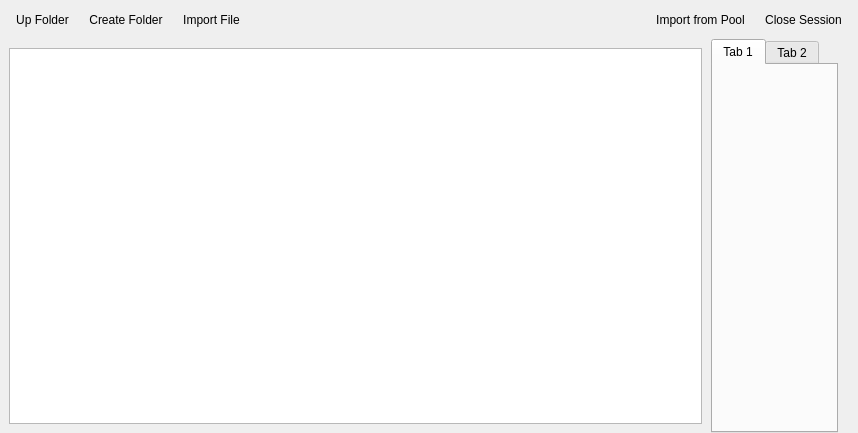
<?xml version="1.0" encoding="UTF-8"?>
<ui version="4.0">
 <class>Form</class>
 <widget class="QWidget" name="Form">
  <property name="geometry">
   <rect>
    <x>0</x>
    <y>0</y>
    <width>858</width>
    <height>433</height>
   </rect>
  </property>
  <property name="windowTitle">
   <string>Form</string>
  </property>
  <layout class="QVBoxLayout" name="verticalLayout_2">
   <property name="spacing">
    <number>0</number>
   </property>
   <property name="leftMargin">
    <number>0</number>
   </property>
   <property name="topMargin">
    <number>0</number>
   </property>
   <property name="rightMargin">
    <number>0</number>
   </property>
   <property name="bottomMargin">
    <number>0</number>
   </property>
   <item>
    <layout class="QVBoxLayout" name="verticalLayout">
     <property name="spacing">
      <number>0</number>
     </property>
     <item>
      <widget class="QFrame" name="frame_2">
       <property name="frameShape">
        <enum>QFrame::NoFrame</enum>
       </property>
       <property name="frameShadow">
        <enum>QFrame::Raised</enum>
       </property>
       <layout class="QHBoxLayout" name="horizontalLayout_2">
        <item>
         <layout class="QHBoxLayout" name="horizontalLayout">
          <item>
           <widget class="QToolButton" name="upBtn">
            <property name="text">
             <string>Up Folder</string>
            </property>
            <property name="icon">
             <iconset>
              <normaloff>icons/UP.png</normaloff>icons/UP.png</iconset>
            </property>
            <property name="iconSize">
             <size>
              <width>50</width>
              <height>50</height>
             </size>
            </property>
            <property name="toolButtonStyle">
             <enum>Qt::ToolButtonTextUnderIcon</enum>
            </property>
            <property name="autoRaise">
             <bool>true</bool>
            </property>
           </widget>
          </item>
          <item>
           <widget class="QToolButton" name="newFolderBtn">
            <property name="text">
             <string>Create Folder</string>
            </property>
            <property name="icon">
             <iconset>
              <normaloff>icons/CreateFolder.png</normaloff>icons/CreateFolder.png</iconset>
            </property>
            <property name="iconSize">
             <size>
              <width>50</width>
              <height>50</height>
             </size>
            </property>
            <property name="toolButtonStyle">
             <enum>Qt::ToolButtonTextUnderIcon</enum>
            </property>
            <property name="autoRaise">
             <bool>true</bool>
            </property>
           </widget>
          </item>
          <item>
           <widget class="QToolButton" name="importFileBtn">
            <property name="text">
             <string>Import File</string>
            </property>
            <property name="icon">
             <iconset>
              <normaloff>icons/import.png</normaloff>icons/import.png</iconset>
            </property>
            <property name="iconSize">
             <size>
              <width>50</width>
              <height>50</height>
             </size>
            </property>
            <property name="toolButtonStyle">
             <enum>Qt::ToolButtonTextUnderIcon</enum>
            </property>
            <property name="autoRaise">
             <bool>true</bool>
            </property>
           </widget>
          </item>
          <item>
           <spacer name="horizontalSpacer">
            <property name="orientation">
             <enum>Qt::Horizontal</enum>
            </property>
            <property name="sizeHint" stdset="0">
             <size>
              <width>40</width>
              <height>20</height>
             </size>
            </property>
           </spacer>
          </item>
          <item>
           <widget class="QToolButton" name="importPoolBtn">
            <property name="text">
             <string>Import from Pool</string>
            </property>
            <property name="icon">
             <iconset>
              <normaloff>icons/importPool.png</normaloff>icons/importPool.png</iconset>
            </property>
            <property name="iconSize">
             <size>
              <width>150</width>
              <height>50</height>
             </size>
            </property>
            <property name="toolButtonStyle">
             <enum>Qt::ToolButtonTextUnderIcon</enum>
            </property>
            <property name="autoRaise">
             <bool>true</bool>
            </property>
           </widget>
          </item>
          <item>
           <widget class="QToolButton" name="closeSessionBtn">
            <property name="text">
             <string>Close Session</string>
            </property>
            <property name="icon">
             <iconset>
              <normaloff>icons/savePool.png</normaloff>icons/savePool.png</iconset>
            </property>
            <property name="iconSize">
             <size>
              <width>150</width>
              <height>50</height>
             </size>
            </property>
            <property name="toolButtonStyle">
             <enum>Qt::ToolButtonTextUnderIcon</enum>
            </property>
            <property name="autoRaise">
             <bool>true</bool>
            </property>
           </widget>
          </item>
         </layout>
        </item>
       </layout>
      </widget>
     </item>
     <item>
      <widget class="QFrame" name="frame">
       <property name="frameShape">
        <enum>QFrame::NoFrame</enum>
       </property>
       <property name="frameShadow">
        <enum>QFrame::Raised</enum>
       </property>
       <layout class="QHBoxLayout" name="horizontalLayout_3">
        <property name="spacing">
         <number>0</number>
        </property>
        <property name="leftMargin">
         <number>0</number>
        </property>
        <property name="topMargin">
         <number>0</number>
        </property>
        <property name="rightMargin">
         <number>0</number>
        </property>
        <property name="bottomMargin">
         <number>0</number>
        </property>
        <item>
         <widget class="QFrame" name="frame_4">
          <property name="frameShape">
           <enum>QFrame::NoFrame</enum>
          </property>
          <property name="frameShadow">
           <enum>QFrame::Raised</enum>
          </property>
          <property name="lineWidth">
           <number>0</number>
          </property>
          <layout class="QHBoxLayout" name="horizontalLayout_5">
           <property name="spacing">
            <number>0</number>
           </property>
           <property name="leftMargin">
            <number>0</number>
           </property>
           <property name="topMargin">
            <number>0</number>
           </property>
           <property name="rightMargin">
            <number>0</number>
           </property>
           <property name="bottomMargin">
            <number>0</number>
           </property>
           <item>
            <widget class="QScrollArea" name="scrollArea">
             <property name="frameShape">
              <enum>QFrame::NoFrame</enum>
             </property>
             <property name="widgetResizable">
              <bool>true</bool>
             </property>
             <widget class="QWidget" name="scrollAreaWidgetContents">
              <property name="geometry">
               <rect>
                <x>0</x>
                <y>0</y>
                <width>713</width>
                <height>324</height>
               </rect>
              </property>
              <layout class="QGridLayout" name="gridLayout">
               <item row="0" column="0">
                <widget class="QListView" name="fileList">
                 <property name="iconSize">
                  <size>
                   <width>75</width>
                   <height>75</height>
                  </size>
                 </property>
                 <property name="isWrapping" stdset="0">
                  <bool>true</bool>
                 </property>
                 <property name="resizeMode">
                  <enum>QListView::Fixed</enum>
                 </property>
                 <property name="gridSize">
                  <size>
                   <width>200</width>
                   <height>150</height>
                  </size>
                 </property>
                 <property name="viewMode">
                  <enum>QListView::IconMode</enum>
                 </property>
                 <property name="modelColumn">
                  <number>0</number>
                 </property>
                 <property name="uniformItemSizes">
                  <bool>false</bool>
                 </property>
                 <property name="wordWrap">
                  <bool>false</bool>
                 </property>
                </widget>
               </item>
              </layout>
             </widget>
            </widget>
           </item>
          </layout>
         </widget>
        </item>
        <item>
         <widget class="QFrame" name="frame_3">
          <property name="frameShape">
           <enum>QFrame::NoFrame</enum>
          </property>
          <property name="frameShadow">
           <enum>QFrame::Raised</enum>
          </property>
          <property name="lineWidth">
           <number>0</number>
          </property>
          <layout class="QHBoxLayout" name="horizontalLayout_4">
           <property name="spacing">
            <number>0</number>
           </property>
           <property name="leftMargin">
            <number>0</number>
           </property>
           <property name="topMargin">
            <number>0</number>
           </property>
           <property name="rightMargin">
            <number>0</number>
           </property>
           <property name="bottomMargin">
            <number>0</number>
           </property>
           <item>
            <widget class="QTabWidget" name="tabWidget">
             <property name="sizePolicy">
              <sizepolicy hsizetype="Minimum" vsizetype="Expanding">
               <horstretch>0</horstretch>
               <verstretch>0</verstretch>
              </sizepolicy>
             </property>
             <widget class="QWidget" name="tab">
              <attribute name="title">
               <string>Tab 1</string>
              </attribute>
             </widget>
             <widget class="QWidget" name="tab_2">
              <attribute name="title">
               <string>Tab 2</string>
              </attribute>
             </widget>
            </widget>
           </item>
           <item>
            <spacer name="verticalSpacer">
             <property name="orientation">
              <enum>Qt::Vertical</enum>
             </property>
             <property name="sizeHint" stdset="0">
              <size>
               <width>20</width>
               <height>300</height>
              </size>
             </property>
            </spacer>
           </item>
          </layout>
         </widget>
        </item>
       </layout>
      </widget>
     </item>
    </layout>
   </item>
  </layout>
 </widget>
 <resources/>
 <connections/>
</ui>
